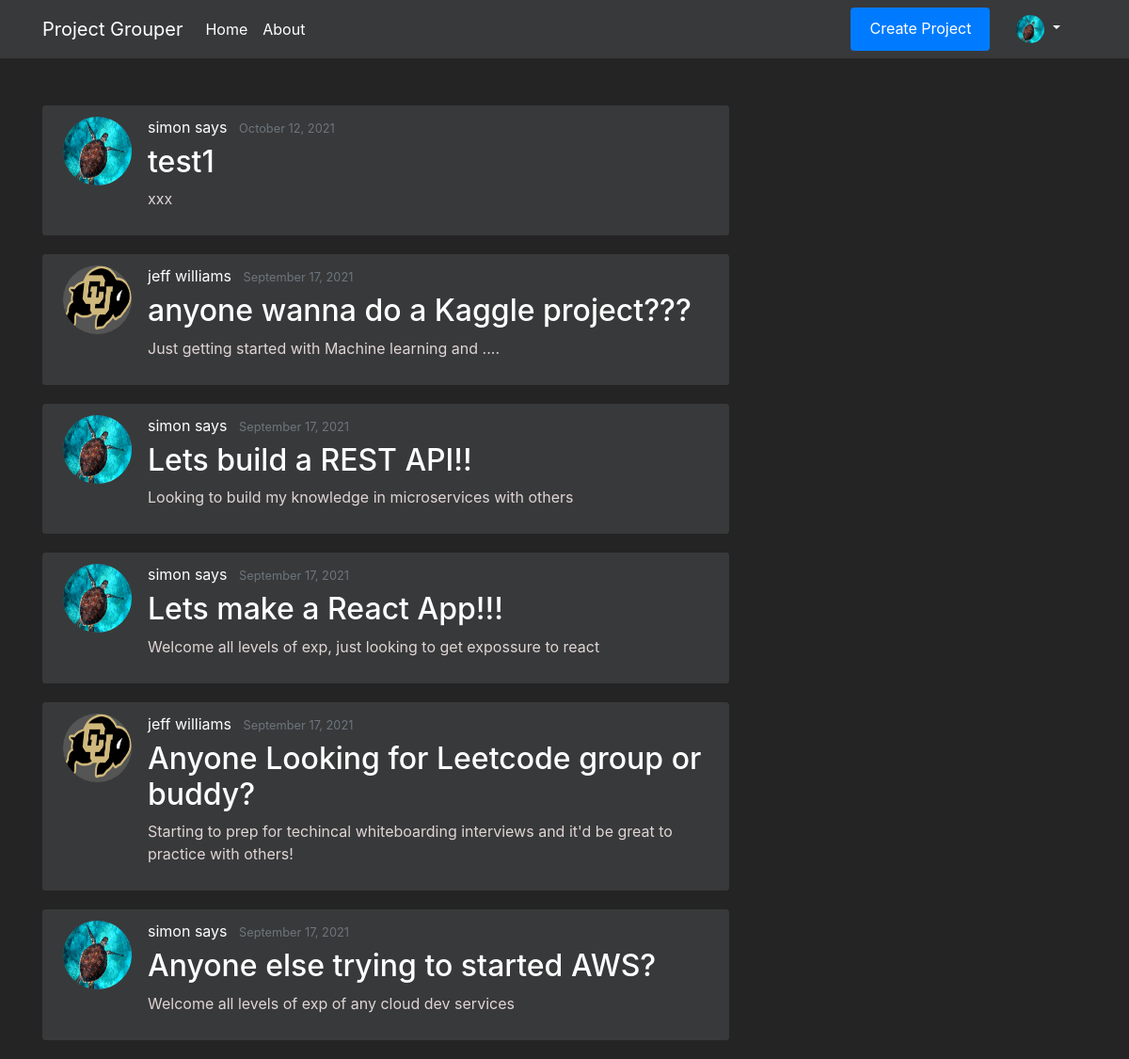
The app's page /home (signed in) with its own data.
### flaskapp/models.py (models this page shows, shortened)
class Users(db.Model, UserMixin):
    __tablename__ = 'user'
    id = db.Column(db.Integer, primary_key=True, nullable=False)
    first_name = db.Column(db.String(20), nullable=False)
    last_name = db.Column(db.String(20), nullable=False)
    email = db.Column(db.String(50), unique=True, nullable=False)
    password = db.Column(db.String(20), nullable=False)
    profile_image = db.Column(db.String(20), nullable=False, default="Portrait_Placeholder.png")
    date_joined = db.Column(db.DateTime, nullable=False, default=datetime.utcnow)
    is_moderator = db.Column(db.Boolean, default=False, nullable=False)
    languages = db.relationship('Languages', secondary=UserLanguages, lazy='subquery', backref="get_users")
    careers = db.relationship('Careers', secondary=UserCareers, lazy='subquery', backref="get_users")

class Projects(db.Model):
    __tablename__ = 'project'
    id = db.Column(db.Integer, primary_key=True, nullable=False)
    name = db.Column(db.String(250), unique=True, nullable=False)
    desc = db.Column(db.String(500), unique=False, nullable=False)
    creation_timestamp = db.Column(db.DateTime, nullable=False, default=datetime.utcnow)
    start_date = db.Column(db.DateTime, nullable=True, default=datetime.utcnow)
    target_end_date = db.Column(db.DateTime, nullable=True, default=datetime.utcnow)
    owner_id = db.Column(db.Integer, db.ForeignKey('user.id'), nullable=False, default=1)
    owner = db.relationship("Users", foreign_keys=owner_id, backref="owned_projects", uselist=False)
    members = db.relationship('Users', secondary=UserProjects, lazy='subquery', backref="get_projects")
    languages = db.relationship('Languages', secondary=ProjectLanguages, lazy='subquery', backref="get_projects")
    careers = db.relationship('Careers', secondary=ProjectCareers, lazy='subquery', backref="get_projects")

### flaskapp/routes.py (the view)
@app.route('/')
@app.route('/home')
def home():
    projects = Projects.query.all()
    projects = sorted(projects, key=lambda x: x.creation_timestamp, reverse=True)
    return render_template('home.html', projects=projects)

### flaskapp/models.py (called while the page is built)
@login_manager.user_loader
def load_user(user_id):
    return Users.query.get(int(user_id))

### flaskapp/templates/home.html
{% extends "layout.html" %}
{% block content %}
    {% for project in projects %}
        <article class="media content-section">
            <img class="rounded-circle article-img" src="{{ url_for('static', filename='profile_pics/' + project.owner.profile_image) }}">
            <div class="media-body">
                <div class="article-metadata">
                    <a class="mr-2" href="#">{{ project.owner.first_name }} {{ project.owner.last_name }}</a>
                    <small class="text-muted">{{ project.creation_timestamp.strftime('%B %d, %Y') }}</small>
                </div>
                <h2><a class="article-title" href="{{ url_for('project', project_id=project.id) }}">{{ project.name }}</a></h2>
                <p class="article-content">{{ project.desc }}</p>
            </div>
            </article>
    {% endfor %}
{% endblock content %}

### flaskapp/templates/layout.html (shortened to what this page needs)
<!DOCTYPE html>
<html lang="en">
<head>
    <link rel="stylesheet" href="https://maxcdn.bootstrapcdn.com/bootstrap/4.0.0/css/bootstrap.min.css">
    <link rel="stylesheet" type="text/css" href="{{ url_for('static', filename='/main.css') }}">
</head>
<body>
    <header class="site-header">
        <nav class="navbar navbar-expand-md navbar-dark bg-steel fixed-top">
            <div class="container">
                <a class="navbar-brand" href="/"> Project Grouper </a>
                <div class="collapse navbar-collapse" id="navbarToggle">
                    <div class="navbar-nav mr-auto">
                        <a class="nav-item nav-link" href="{{ url_for('home') }}">Home</a>
                        <a class="nav-item nav-link" href="{{ url_for('about') }}">About</a>
                    </div>
                    <div class="navbar-nav">
                        {% if current_user.is_authenticated %}
                            <a class="btn btn-primary btn-sml" href="{{ url_for('new_project') }}">Create Project</a>
                            <li class="nav-item dropdown">
                                <a class="nav-link dropdown-toggle" href="#" id="navbarDropdownMenuLink" role="button" data-toggle="dropdown" aria-haspopup="true" aria-expanded="false">
                                    <img src="{{ url_for('static', filename='profile_pics/' + current_user.profile_image) }}" width="30" height="30" class="rounded-circle">
                                </a>
                        {% else %}
                            <a class="nav-item nav-link" href="{{ url_for('login') }}">Login</a>
                            <a class="nav-item nav-link" href="{{ url_for('register') }}">Register</a>
                        {% endif %}
                    </div>
                </div>
            </div>
        </nav>
    </header>
    <main role="main" class="container">
      <div class="row">
        <div class="col-md-8">
          {% block content %}
          {% endblock %}
        </div>
      </div>
    </main>
</body>
</html>

### flaskapp/static/main.css (style rules this page uses)
.btn-primary { border: none; color: #ffffff; padding: 10px 20px; cursor: pointer; }
.navbar-nav > li { padding-left:20px; padding-right:20px; }
body { background: #252424; color: #e0d5d5; margin-top: 7rem; }
h1, h2, h3, h4, h5, h6 { color: #ffffff; }
.mr-2 { color: #ffffff; }
.bg-steel { background-color: #38393a; }
.site-header .navbar-nav .nav-link { color: #ffffff; }
.content-section { background: #38393a; padding: 10px 20px; border: 1px solid #38393a; border-radius: 3px; margin-bottom: 20px; }
.article-title { color: #ffffff; }
.article-content { white-space: pre-line; }
.article-img { height: 75px; width: 75px; margin-right: 16px; border: 1px solid #38393a; background:#555555; }
.article-metadata { padding-bottom: 1px; margin-bottom: 4px; border-bottom: 1px solid #38393a; }

### records on screen
Users: profile_image (placeholder picture)
Projects: profile_image (placeholder picture), owner.first_name "simon", owner.last_name "says", creation_timestamp "October 12, 2021", name "test1", desc "xxx"
Projects: profile_image (picture), owner.first_name "jeff", owner.last_name "williams", creation_timestamp "September 17, 2021", name "anyone wanna do a Kaggle project???", desc "Just getting started with Machine learning and ...."
Projects: profile_image (placeholder picture), owner.first_name "simon", owner.last_name "says", creation_timestamp "September 17, 2021", name "Lets build a REST API!!", desc "Looking to build my knowledge in microservices with others"
Projects: profile_image (placeholder picture), owner.first_name "simon", owner.last_name "says", creation_timestamp "September 17, 2021", name "Lets make a React App!!!", desc "Welcome all levels of exp, just looking to get expossure to react"
Projects: profile_image (picture), owner.first_name "jeff", owner.last_name "williams", creation_timestamp "September 17, 2021", name "Anyone Looking for Leetcode group or buddy?", desc "Starting to prep for techincal whiteboarding interviews and it'd be great to practice with others!"
Projects: profile_image (placeholder picture), owner.first_name "simon", owner.last_name "says", creation_timestamp "September 17, 2021", name "Anyone else trying to started AWS?", desc "Welcome all levels of exp of any cloud dev services"
